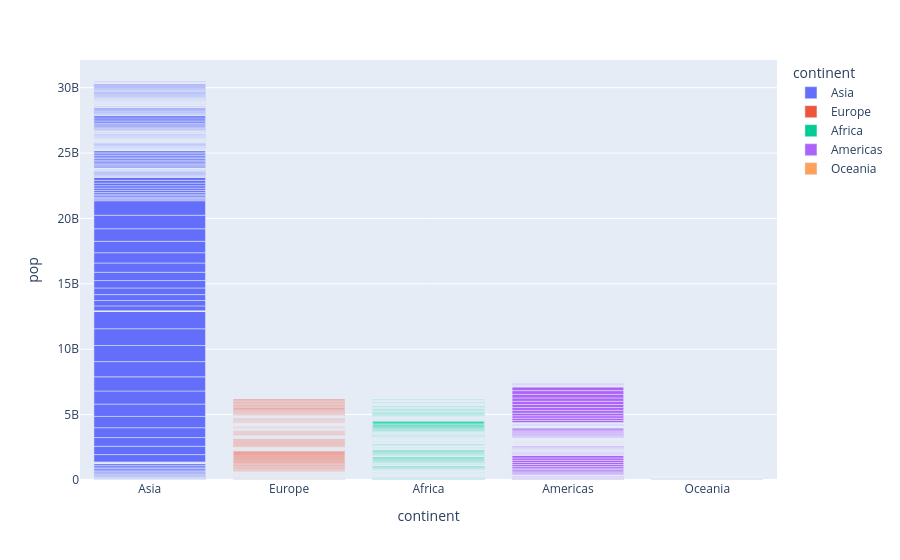

Notebook code cell kept with this figure:
### Code cell
fig = px.bar(df, x="continent", y="pop", color="continent")
fig.show()

### Figure 1 — Plotly figure (JSON) as saved in the notebook; plotly's stock layout.template omitted (floating-point values rounded to 4 significant figures; data arrays with more than 128 entries replaced by an {"elided": "..."} marker saying what was removed)
{"data": [{"hovertemplate": "continent=%{x}<br>pop=%{y}<extra></extra>", "legendgroup": "Asia", "marker": {"color": "#636efa", "pattern": {"shape": ""}}, "name": "Asia", "orientation": "v", "showlegend": true, "textposition": "auto", "type": "bar", "x": {"elided": "396 str values"}, "xaxis": "x", "y": {"elided": "396 int values"}, "yaxis": "y"}, {"hovertemplate": "continent=%{x}<br>pop=%{y}<extra></extra>", "legendgroup": "Europe", "marker": {"color": "#EF553B", "pattern": {"shape": ""}}, "name": "Europe", "orientation": "v", "showlegend": true, "textposition": "auto", "type": "bar", "x": {"elided": "360 str values"}, "xaxis": "x", "y": {"elided": "360 int values"}, "yaxis": "y"}, {"hovertemplate": "continent=%{x}<br>pop=%{y}<extra></extra>", "legendgroup": "Africa", "marker": {"color": "#00cc96", "pattern": {"shape": ""}}, "name": "Africa", "orientation": "v", "showlegend": true, "textposition": "auto", "type": "bar", "x": {"elided": "624 str values"}, "xaxis": "x", "y": {"elided": "624 int values"}, "yaxis": "y"}, {"hovertemplate": "continent=%{x}<br>pop=%{y}<extra></extra>", "legendgroup": "Americas", "marker": {"color": "#ab63fa", "pattern": {"shape": ""}}, "name": "Americas", "orientation": "v", "showlegend": true, "textposition": "auto", "type": "bar", "x": {"elided": "300 str values"}, "xaxis": "x", "y": {"elided": "300 int values"}, "yaxis": "y"}, {"hovertemplate": "continent=%{x}<br>pop=%{y}<extra></extra>", "legendgroup": "Oceania", "marker": {"color": "#FFA15A", "pattern": {"shape": ""}}, "name": "Oceania", "orientation": "v", "showlegend": true, "textposition": "auto", "type": "bar", "x": ["Oceania", "Oceania", "Oceania", "Oceania", "Oceania", "Oceania", "Oceania", "Oceania", "Oceania", "Oceania", "Oceania", "Oceania", "Oceania", "Oceania", "Oceania", "Oceania", "Oceania", "Oceania", "Oceania", "Oceania", "Oceania", "Oceania", "Oceania", "Oceania"], "xaxis": "x", "y": [8691212, 9712569, 10794968, 11872264, 13177000, 14074100, 15184200, 16257249, 17481977, 18565243, 19546792, 20434176, 1994794, 2229407, 2488550, 2728150, 2929100, 3164900, 3210650, 3317166, 3437674, 3676187, 3908037, 4115771], "yaxis": "y"}], "layout": {"barmode": "relative", "legend": {"title": {"text": "continent"}, "tracegroupgap": 0}, "margin": {"t": 60}, "xaxis": {"anchor": "y", "categoryarray": ["Asia", "Europe", "Africa", "Americas", "Oceania"], "categoryorder": "array", "domain": [0, 1], "title": {"text": "continent"}}, "yaxis": {"anchor": "x", "domain": [0, 1], "title": {"text": "pop"}}}}
